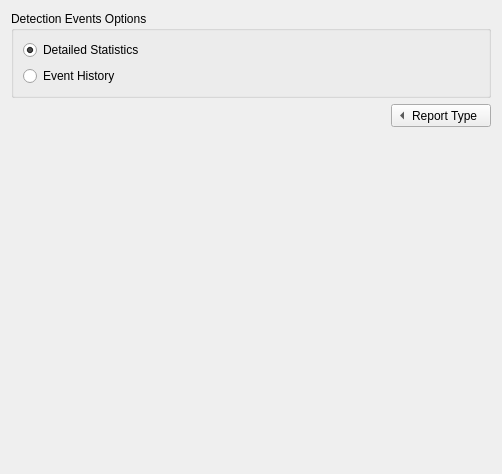
<?xml version="1.0" encoding="UTF-8"?>
<ui version="4.0">
 <class>OptionsADE</class>
 <widget class="QWidget" name="OptionsADE">
  <property name="geometry">
   <rect>
    <x>0</x>
    <y>0</y>
    <width>502</width>
    <height>474</height>
   </rect>
  </property>
  <property name="sizePolicy">
   <sizepolicy hsizetype="Expanding" vsizetype="Fixed">
    <horstretch>0</horstretch>
    <verstretch>0</verstretch>
   </sizepolicy>
  </property>
  <layout class="QVBoxLayout" name="verticalLayout" stretch="0,0,0">
   <item>
    <widget class="QGroupBox" name="groupBox_2">
     <property name="styleSheet">
      <string notr="true"/>
     </property>
     <property name="title">
      <string>Detection Events Options</string>
     </property>
     <property name="flat">
      <bool>false</bool>
     </property>
     <layout class="QVBoxLayout">
      <item>
       <widget class="QRadioButton" name="mButtonDS">
        <property name="text">
         <string>Detailed Statistics</string>
        </property>
        <property name="checked">
         <bool>true</bool>
        </property>
       </widget>
      </item>
      <item>
       <widget class="QRadioButton" name="mButtonEH">
        <property name="text">
         <string>Event History</string>
        </property>
       </widget>
      </item>
     </layout>
    </widget>
   </item>
   <item>
    <layout class="QHBoxLayout" name="horizontalLayout_2">
     <item>
      <spacer name="horizontalSpacer">
       <property name="orientation">
        <enum>Qt::Horizontal</enum>
       </property>
       <property name="sizeHint" stdset="0">
        <size>
         <width>40</width>
         <height>20</height>
        </size>
       </property>
      </spacer>
     </item>
     <item>
      <widget class="QToolButton" name="toolButton">
       <property name="sizePolicy">
        <sizepolicy hsizetype="Fixed" vsizetype="Fixed">
         <horstretch>0</horstretch>
         <verstretch>0</verstretch>
        </sizepolicy>
       </property>
       <property name="contextMenuPolicy">
        <enum>Qt::NoContextMenu</enum>
       </property>
       <property name="toolTip">
        <string/>
       </property>
       <property name="layoutDirection">
        <enum>Qt::LeftToRight</enum>
       </property>
       <property name="styleSheet">
        <string notr="true"/>
       </property>
       <property name="text">
        <string>Report Type</string>
       </property>
       <property name="toolButtonStyle">
        <enum>Qt::ToolButtonTextBesideIcon</enum>
       </property>
       <property name="autoRaise">
        <bool>false</bool>
       </property>
       <property name="arrowType">
        <enum>Qt::LeftArrow</enum>
       </property>
      </widget>
     </item>
    </layout>
   </item>
   <item>
    <spacer>
     <property name="orientation">
      <enum>Qt::Vertical</enum>
     </property>
     <property name="sizeHint" stdset="0">
      <size>
       <width>20</width>
       <height>40</height>
      </size>
     </property>
    </spacer>
   </item>
  </layout>
 </widget>
 <resources/>
 <connections/>
</ui>
